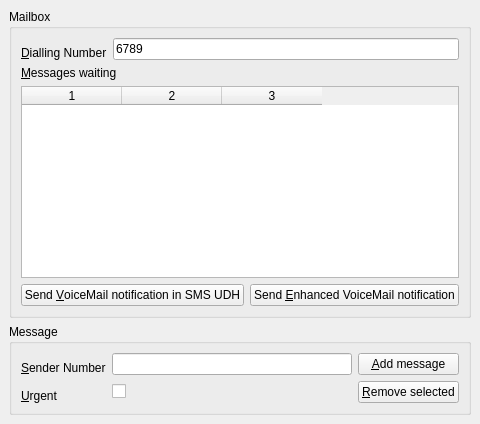
      <widget class="QWidget" name="tab_4">
       <attribute name="title">
        <string>VoiceMail</string>
       </attribute>
       <layout class="QVBoxLayout">
        <property name="spacing">
         <number>6</number>
        </property>
        <property name="leftMargin">
         <number>9</number>
        </property>
        <property name="topMargin">
         <number>9</number>
        </property>
        <property name="rightMargin">
         <number>9</number>
        </property>
        <property name="bottomMargin">
         <number>9</number>
        </property>
        <item>
         <widget class="QGroupBox" name="gbMailbox">
          <property name="title">
           <string>Mailbox</string>
          </property>
          <layout class="QVBoxLayout">
           <item>
            <layout class="QGridLayout">
             <item row="0" column="0">
              <widget class="QLabel" name="lblDiallingNumber">
               <property name="text">
                <string>&amp;Dialling Number</string>
               </property>
               <property name="alignment">
                <set>Qt::AlignBottom|Qt::AlignLeading|Qt::AlignLeft</set>
               </property>
               <property name="buddy">
                <cstring>leServiceDiallingNumber</cstring>
               </property>
              </widget>
             </item>
             <item row="0" column="1">
              <widget class="QLineEdit" name="leServiceDiallingNumber">
               <property name="inputMask">
                <string/>
               </property>
               <property name="text">
                <string>6789</string>
               </property>
               <property name="maxLength">
                <number>12</number>
               </property>
              </widget>
             </item>
            </layout>
           </item>
           <item>
            <widget class="QLabel" name="leMessagesWaiting">
             <property name="text">
              <string>&amp;Messages waiting</string>
             </property>
             <property name="buddy">
              <cstring>twMessageList</cstring>
             </property>
            </widget>
           </item>
           <item>
            <widget class="QTableWidget" name="twMessageList">
             <property name="editTriggers">
              <set>QAbstractItemView::NoEditTriggers</set>
             </property>
             <property name="selectionMode">
              <enum>QAbstractItemView::ExtendedSelection</enum>
             </property>
             <property name="selectionBehavior">
              <enum>QAbstractItemView::SelectRows</enum>
             </property>
             <property name="showGrid">
              <bool>false</bool>
             </property>
             <property name="columnCount">
              <number>3</number>
             </property>
             <column/>
             <column/>
             <column/>
            </widget>
           </item>
           <item>
            <layout class="QGridLayout">
             <item row="0" column="0">
              <widget class="QPushButton" name="pbNotifyUDH">
               <property name="text">
                <string>Send &amp;VoiceMail notification in SMS UDH</string>
               </property>
              </widget>
             </item>
             <item row="0" column="1">
              <widget class="QPushButton" name="pbNotifyUDHEnhanced">
               <property name="text">
                <string>Send &amp;Enhanced VoiceMail notification</string>
               </property>
              </widget>
             </item>
            </layout>
           </item>
          </layout>
         </widget>
        </item>
        <item>
         <widget class="QGroupBox" name="gbMessage2">
          <property name="title">
           <string>Message</string>
          </property>
          <layout class="QVBoxLayout">
           <item>
            <layout class="QGridLayout">
             <item row="0" column="0">
              <widget class="QLabel" name="lblSenderNumber">
               <property name="text">
                <string>&amp;Sender Number</string>
               </property>
               <property name="alignment">
                <set>Qt::AlignBottom|Qt::AlignLeading|Qt::AlignLeft</set>
               </property>
               <property name="buddy">
                <cstring>leSenderNumber</cstring>
               </property>
              </widget>
             </item>
             <item row="0" column="1">
              <widget class="QLineEdit" name="leSenderNumber">
               <property name="inputMask">
                <string/>
               </property>
               <property name="maxLength">
                <number>12</number>
               </property>
              </widget>
             </item>
             <item row="0" column="2">
              <widget class="QPushButton" name="pbAddMessage">
               <property name="text">
                <string>&amp;Add message</string>
               </property>
              </widget>
             </item>
             <item row="1" column="0">
              <widget class="QLabel" name="lblPriority">
               <property name="text">
                <string>&amp;Urgent</string>
               </property>
               <property name="alignment">
                <set>Qt::AlignBottom|Qt::AlignLeading|Qt::AlignLeft</set>
               </property>
               <property name="buddy">
                <cstring>chkPriority</cstring>
               </property>
              </widget>
             </item>
             <item row="1" column="1">
              <widget class="QCheckBox" name="chkPriority">
               <property name="checked">
                <bool>false</bool>
               </property>
              </widget>
             </item>
             <item row="1" column="2">
              <widget class="QPushButton" name="pbRemoveMessage">
               <property name="text">
                <string>&amp;Remove selected</string>
               </property>
              </widget>
             </item>
            </layout>
           </item>
          </layout>
         </widget>
        </item>
       </layout>
      </widget>
